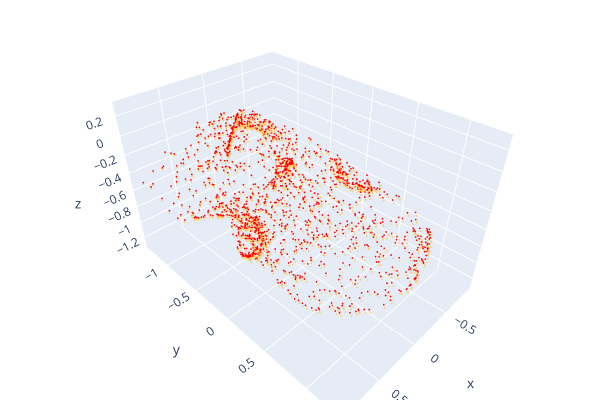

The notebook cell saved with this chart:
### Markdown cell above
### Visualize src w/ estimated transform vs. gt transform

### Code cell
o3d.visualization.draw_plotly([estimated_t_src_pcd, new_src_pcd])

### Figure 1 — Plotly figure (JSON) as saved in the notebook; plotly's stock layout.template omitted (floating-point values rounded to 4 significant figures; data arrays with more than 128 entries replaced by an {"elided": "..."} marker saying what was removed)
{"data": [{"marker": {"color": {"elided": "1645x3 float values"}, "size": 1}, "mode": "markers", "type": "scatter3d", "x": {"elided": "1645 float values"}, "y": {"elided": "1645 float values"}, "z": {"elided": "1645 float values"}}, {"marker": {"color": {"elided": "1645x3 float values"}, "size": 1}, "mode": "markers", "type": "scatter3d", "x": {"elided": "1645 float values"}, "y": {"elided": "1645 float values"}, "z": {"elided": "1645 float values"}}], "layout": {"height": 400, "margin": {"b": 0, "l": 0, "r": 0, "t": 0}, "scene": {"camera": {"center": {"x": 0, "y": 0, "z": 0}, "up": {"x": 0, "y": 0, "z": 1}}}, "showlegend": false, "width": 600}}
